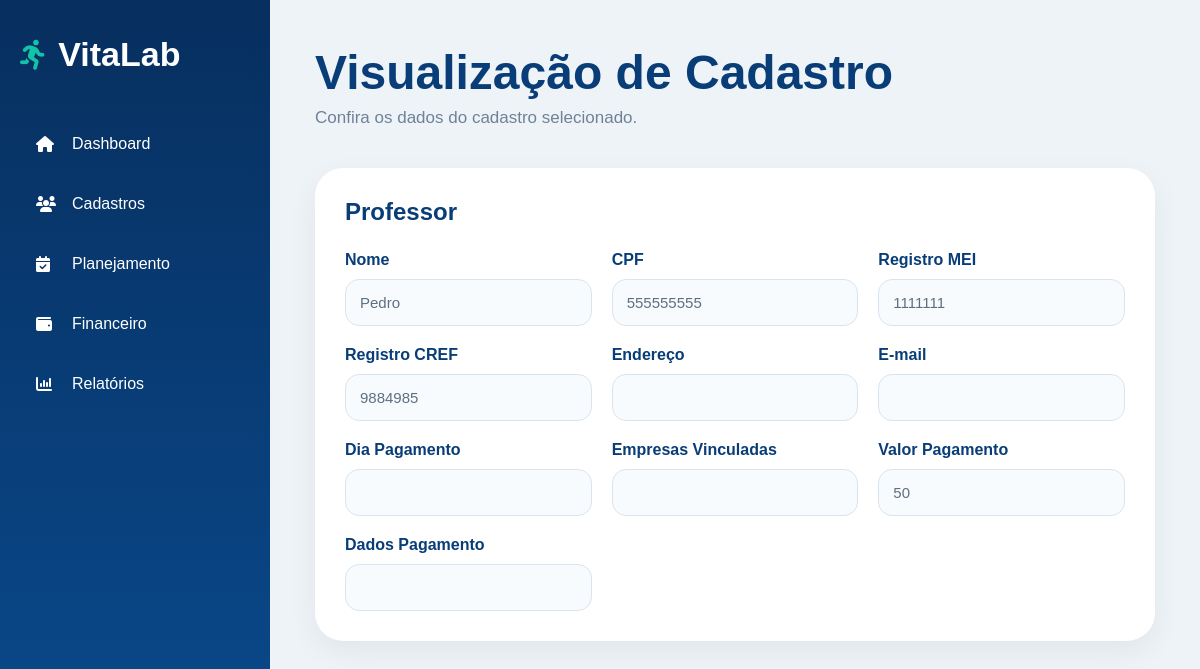
Before: /visualizacao-cadastro/4 with the older database file.
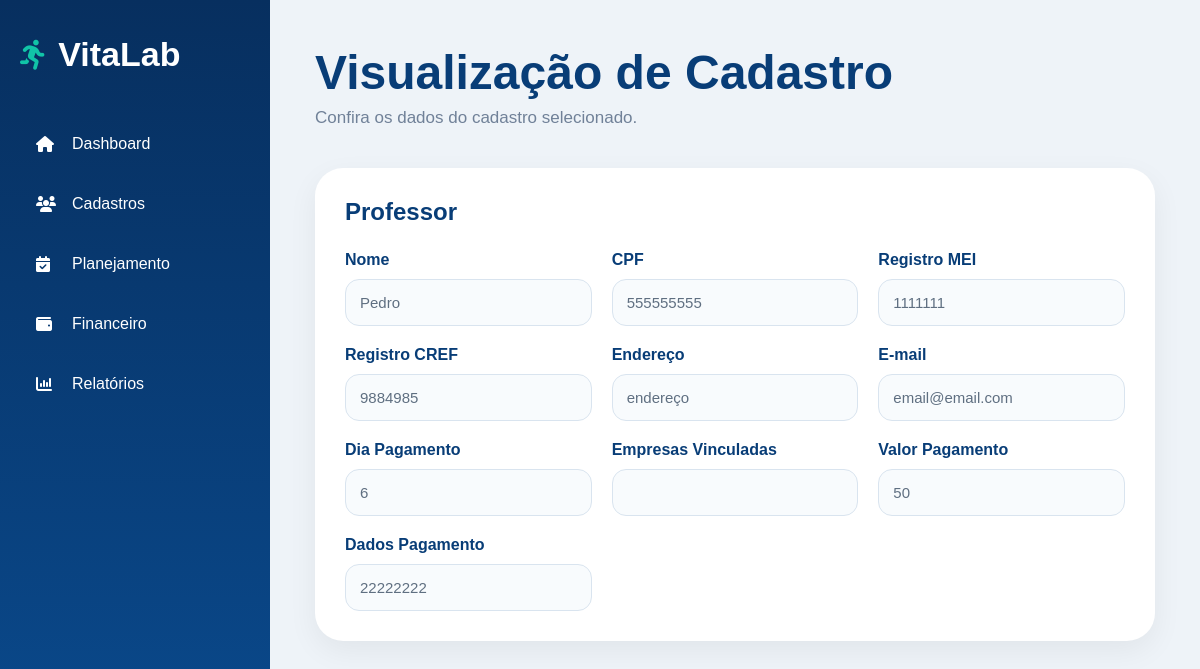
After: the same page with the newer database file.
### tables this page shows
CREATE TABLE cadastros (
    id INTEGER PRIMARY KEY AUTOINCREMENT,
    tipo TEXT NOT NULL,
    status TEXT NOT NULL,

    razao_social TEXT,
    nome_fantasia TEXT,
    cnpj TEXT,
    inscricao_estadual TEXT,
    endereco TEXT,
    contato_responsavel TEXT,
    email TEXT,
    data_inicio_contrato TEXT,
    data_renovacao_contrato TEXT,
    valor_mensal TEXT,
    dia_pagamento TEXT,
    horarios_aulas TEXT,
    professor_responsavel TEXT,
    dados_pagamento TEXT,
    quantidade_alunos TEXT,

    nome_professor TEXT,
    cpf TEXT,
    registro_mei TEXT,
    registro_cref TEXT,
    empresas_vinculadas TEXT,
    valor_pagamento TEXT
, professor_responsavel_id INTEGER);

### app.py (the view)
@app.route("/visualizacao-cadastro/<int:id>")
def visualizacao_cadastro(id):
    conexao = conectar_banco()
    cadastro = conexao.execute(
        "SELECT * FROM cadastros WHERE id = ?",
        (id,)
    ).fetchone()
    conexao.close()
    return render_template("visualizacao-cadastro.html", cadastro=cadastro)

### app.py (called while the page is built)
def conectar_banco():
    conexao = sqlite3.connect("vitalab.db")
    conexao.row_factory = sqlite3.Row
    return conexao

### templates/visualizacao-cadastro.html (shortened to what this page needs)
<!DOCTYPE html>
<html lang="pt-br">
<head>
<link rel="stylesheet" href="{{ url_for('static', filename='style.css') }}">
<link rel="stylesheet" href="https://cdnjs.cloudflare.com/ajax/libs/font-awesome/6.5.1/css/all.min.css">
</head>
<body class="system-page">
<div class="sidebar">
    <div class="sidebar-logo">
        <i class="fa-solid fa-person-running"></i>
        <h2>VitaLab</h2>
    </div>
    <ul class="sidebar-menu">
        <li><a href="/dashboard"><i class="fa-solid fa-house"></i>Dashboard</a></li>
        <li><a href="/cadastros"><i class="fa-solid fa-users"></i>Cadastros</a></li>
        <li><a href="/planejamento"><i class="fa-solid fa-calendar-check"></i>Planejamento</a></li>
        <li><a href="/financeiro"><i class="fa-solid fa-wallet"></i>Financeiro</a></li>
        <li><a href="/relatorios"><i class="fa-solid fa-chart-column"></i>Relatórios</a></li>
    </ul>
</div>
<div class="content-area">
    <div class="topbar">
        <h1>Visualização de Cadastro</h1>
        <p>Confira os dados do cadastro selecionado.</p>
    </div>
    {% if cadastro['tipo'] == 'Professor' %}
    <div class="form-card">
        <div class="table-header">
            <h2>Professor</h2>
        </div>
        <div class="form-grid">
            <div>
                <label>Nome</label>
                <input type="text" value="{{ cadastro['nome_professor'] or '' }}" readonly>
            </div>
            <div>
                <label>CPF</label>
                <input type="text" value="{{ cadastro['cpf'] or '' }}" readonly>
            </div>
            <div>
                <label>Registro MEI</label>
                <input type="text" value="{{ cadastro['registro_mei'] or '' }}" readonly>
            </div>
            <div>
                <label>Registro CREF</label>
                <input type="text" value="{{ cadastro['registro_cref'] or '' }}" readonly>
            </div>
            <div>
                <label>Endereço</label>
                <input type="text" value="{{ cadastro['endereco'] or '' }}" readonly>
            </div>
            <div>
                <label>E-mail</label>
                <input type="text" value="{{ cadastro['email'] or '' }}" readonly>
            </div>
            <div>
                <label>Dia Pagamento</label>
                <input type="text" value="{{ cadastro['dia_pagamento'] or '' }}" readonly>
            </div>
            <div>
                <label>Empresas Vinculadas</label>
                <input type="text" value="{{ cadastro['empresas_vinculadas'] or '' }}" readonly>
            </div>
            <div>
                <label>Valor Pagamento</label>
                <input type="text" value="{{ cadastro['valor_pagamento'] or '' }}" readonly>
            </div>
            <div>
                <label>Dados Pagamento</label>
                <input type="text" value="{{ cadastro['dados_pagamento'] or '' }}" readonly>
            </div>
        </div>
    </div>
    {% endif %}
</div>
</body>
</html>

### static/style.css (style rules this page uses)
* { margin: 0; padding: 0; box-sizing: border-box; font-family: Arial, Helvetica, sans-serif; }
body { background: #eef3f8; }
a { text-decoration: none; }
.system-page { min-height: 100vh; display: flex; background: #eef3f8; }
.sidebar { width: 270px; min-height: 100vh; background: linear-gradient(180deg, #072f5f, #0a4b8f); padding: 35px 20px; }
.sidebar-logo { display: flex; align-items: center; color: white; margin-bottom: 45px; }
.sidebar-logo i { font-size: 30px; margin-right: 12px; color: #11c4a7; }
.sidebar-logo h2 { font-size: 34px; }
.sidebar-menu { list-style: none; }
.sidebar-menu li { margin-bottom: 10px; }
.sidebar-menu a { display: flex; align-items: center; padding: 16px; border-radius: 16px; color: white; font-weight: 500; }
.sidebar-menu i { width: 24px; margin-right: 12px; }
.content-area { flex: 1; padding: 45px; }
.topbar { margin-bottom: 40px; }
.topbar h1 { color: #083d77; font-size: 48px; margin-bottom: 8px; }
.topbar p { color: #708198; font-size: 17px; }
.table-header { display:flex; justify-content:space-between; align-items:center; margin-bottom:25px; }
.table-header h2 { color:#083d77; }
.form-card { background:white; border-radius:28px; padding:30px; box-shadow:0 10px 30px rgba(0,0,0,0.06); margin-bottom:25px; }
.form-grid { display:grid; grid-template-columns:repeat(auto-fit,minmax(240px,1fr)); gap:20px; }
.form-grid label { display:block; margin-bottom:10px; color:#083d77; font-weight:bold; }
.form-grid input { width:100%; padding:14px; border-radius:14px; border:1px solid #d9e4ef; background:#f8fbfd; outline:none; color:#5f6f81; }
.form-grid input, .form-grid select, .form-grid textarea { width: 100%; padding: 14px; border-radius: 14px; border: 1px solid #d9e4ef; background: #f8fbfd; outline: none; color: #5f6f81; font-size: 15px; }

Changed rows visible on the page:
changed cadastros "Pedro": endereco (not shown) → "endereço"; email (not shown) → "email@email.com"; dia_pagamento (not shown) → "6"; dados_pagamento (not shown) → "22222222"
